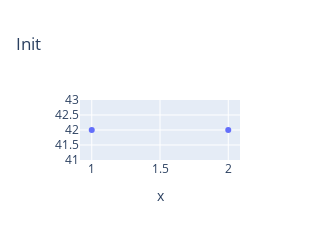

Source (notebook cell):
### Markdown cell above
# Genetic Algorithms
## Evolutionary Algorithms for Optimization

### Code cell
import numpy as np
import scipy.stats as stt

import chart_studio.plotly as ply
import chart_studio.tools as plytool
import plotly.figure_factory as ff
import plotly.graph_objs as go
import plotly.offline as plyoff
import plotly.subplots as plysub

# to use plotly offline, need to initialize with a plot\n",
plyoff.init_notebook_mode(connected=True)
init = go.Figure(data=[go.Scatter({'x':[1, 2], 'y':[42, 42], 'mode':'markers'})], layout=go.Layout(title='Init', xaxis={'title':'x'}, height=100, width=100))
plyoff.iplot(init)

### Figure 1 — Plotly figure (JSON) as saved in the notebook; plotly's stock layout.template omitted (floating-point values rounded to 4 significant figures)
{"data": [{"mode": "markers", "type": "scatter", "x": [1, 2], "y": [42, 42]}], "layout": {"height": 100, "title": {"text": "Init"}, "width": 100, "xaxis": {"title": {"text": "x"}}}}
